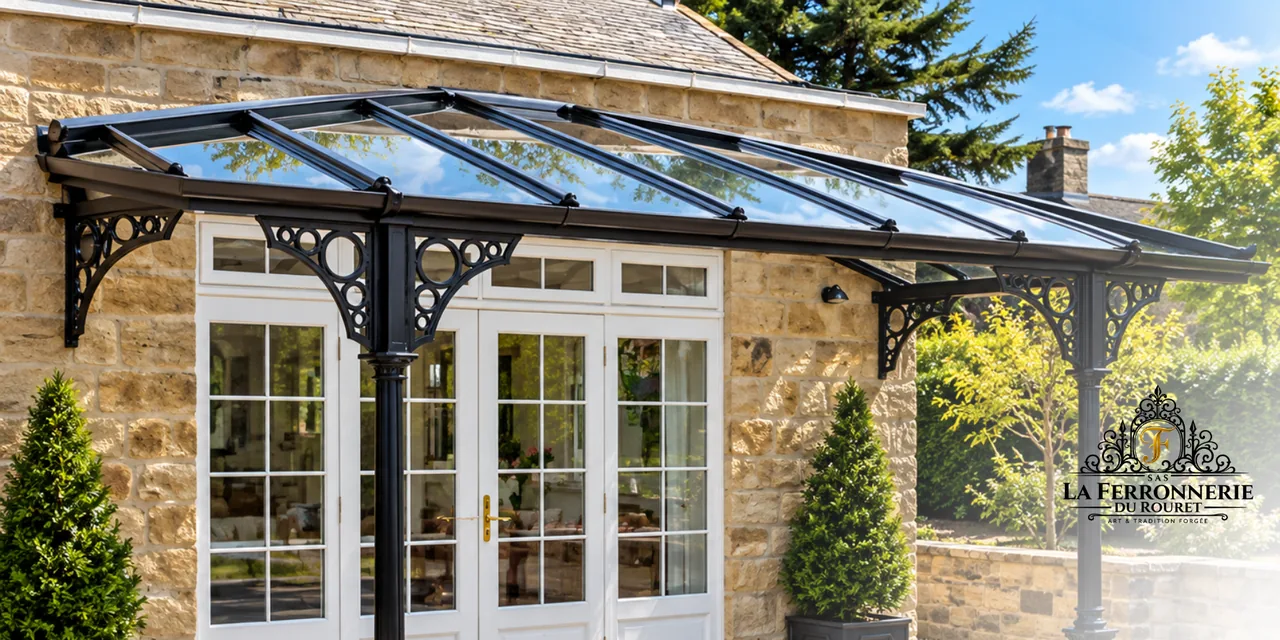
#> input picture assets/images/services/auvent-verre-fonte-colonnes-nice-1280.webp, 1280 x 640 px, given in place of garde-corps-terrasse-panoramique-nice.webp, which was not available
$ python build_blog.py
#> lines starting #> are read from the running program, lines starting #| are printed output that depends on the picture; pictures that were not available may be replaced by others from this repository, and a replacement may not be noted
#!/usr/bin/env python3
"""
Generate the organised blog (French sources in src/) — run automatically by build_i18n.py.

  * blog.html: featured article, search, category filters with counts, cards with
    category tags and reading time.
  * blog-post/*.html: breadcrumb, category links + reading time, header image,
    "À lire aussi" related articles chosen by shared categories.

To add an article: create its page in blog-post/, then add an entry to ARTICLES
below (categories + image source). Everything else is computed.
"""

import html
import os
import re
import json

from PIL import Image

ROOT = os.path.dirname(os.path.dirname(os.path.abspath(__file__)))
SRC = os.path.join(ROOT, "src")   # French source pages

CATEGORIES = [
    ("portail", "Portail"),
    ("porte", "Porte métallique"),
    ("cloture", "Clôture"),
    ("garde-corps", "Garde-corps"),
    ("pergola", "Pergola"),
    ("marquise", "Marquise"),
    ("grille-defense", "Grille de défense"),
    ("escalier-rambarde", "Escalier & rambarde"),
    ("meuble", "Meuble"),
]
LABEL = dict(CATEGORIES)

# slug (file name without .html) -> categories (main one first), image source, image base name
ARTICLES = [
    ("garde-corps-verre-ou-metal-choisir",
     ["garde-corps"], "assets/images/services/garde-corps-terrasse-panoramique-nice.webp", "garde-corps-verre-ou-metal-choisir"),
    ("entretien-garde-corps-exterieur-bord-de-mer",
     ["garde-corps"], "assets/images/services/garde-corps-barreaudage-terrasse-vue-nice.webp", "entretien-garde-corps-exterieur-bord-de-mer"),
    ("garde-corps-fer-forge-style-maison",
     ["garde-corps"], "assets/images/services/balcon-garde-corps-volutes-claustra-nice.webp", "garde-corps-fer-forge-style-maison"),
    ("portail-battant-ou-coulissant-choisir",
     ["portail"], "assets/images/services/portail-blanc-motifs-echecs-nice.webp", "portail-battant-ou-coulissant-choisir"),
    ("motoriser-portail-fer-forge",
     ["portail"], "assets/images/services/portail-fer-forge-volutes-villa-nice.webp", "motoriser-portail-fer-forge"),
    ("dimensions-portail-sur-mesure",
     ["portail"], "assets/images/services/portail-noir-murs-pierre-nice.webp", "dimensions-portail-sur-mesure"),
    ("porte-metallique-portillon-securiser-acces",
     ["porte", "portail"], "assets/images/services/portail-battant-noir-volutes-dorees-nice.webp", "porte-metallique-portillon-securiser-acces"),
    ("portillon-metallique-choisir-serrure",
     ["porte", "portail"], "assets/images/services/portillon-fer-forge-volutes-serrure-code-nice.webp", "portillon-metallique-choisir-serrure"),
    ("couleur-finition-porte-metallique",
     ["porte", "portail"], "assets/images/services/portillon-metallique-marron-fleurs-de-lys-nice.webp", "couleur-finition-porte-metallique"),
    ("hauteur-cloture-regles-urbanisme",
     ["cloture"], "assets/images/services/cloture-barreaux-pointes-lance-piliers-briques-nice.webp", "hauteur-cloture-regles-urbanisme"),
    ("cloture-pleine-ou-ajouree-choisir",
     ["cloture"], "assets/images/services/cloture-panneaux-pleins-muret-pierre-nice.webp", "cloture-pleine-ou-ajouree-choisir"),
    ("cloture-fer-forge-sur-muret",
     ["cloture"], "assets/images/services/cloture-fer-forge-pointes-fleur-de-lys-nice.webp", "cloture-fer-forge-sur-muret"),
    ("pergola-adossee-ou-autoportee",
     ["pergola"], "assets/images/services/pergola-adossee-verre-volutes-fer-forge-nice.webp", "pergola-adossee-ou-autoportee"),
    ("marquise-verre-entree-maison",
     ["marquise"], "assets/images/services/marquise-verre-fer-forge-facade-nice.webp", "marquise-verre-entree-maison"),
    ("toiture-pergola-metallique-choisir",
     ["pergola", "marquise"], "assets/images/services/verriere-toit-verre-structure-acier-nice.webp", "toiture-pergola-metallique-choisir"),
    ("hauteur-rampe-escalier-securite",
     ["escalier-rambarde"], "assets/images/services/rampe-escalier-fer-forge-palier-marches-pierre-nice.webp", "hauteur-rampe-escalier-securite"),
    ("rampe-escalier-interieure-style",
     ["escalier-rambarde"], "assets/images/services/rampe-escalier-fer-forge-balustres-interieur-nice.webp", "rampe-escalier-interieure-style"),
    ("rampe-escalier-exterieure-choisir",
     ["escalier-rambarde"], "assets/images/services/rampe-escalier-exterieure-fer-forge-volutes-perron-nice.webp", "rampe-escalier-exterieure-choisir"),
    ("normes-garde-corps-hauteur-ecartement-resistance",
     ["garde-corps", "escalier-rambarde"], "assets/images/features/garde-corps-terrasse.jpg", "normes-garde-corps-securite"),
    ("remplissage-garde-corps-barreaux-cables-tole-verre",
     ["garde-corps", "escalier-rambarde"], "assets/images/features/garde-corps-exterieur.jpg", "remplissage-garde-corps-fer-forge"),
    ("garde-corps-terrasse-balcon-escalier-differences",
     ["garde-corps", "escalier-rambarde"], "assets/images/services/rampe-escalier-metal-sur-mesure-nice-1386.webp", "garde-corps-terrasse-balcon-escalier"),
    ("essential-roof-maintenance-tips-every-homeowner-should-know-to-protect",
     ["portail", "cloture", "garde-corps", "grille-defense"], "assets/images/blog/entretien-ferronnerie.webp", "entretien-ferronnerie-exterieure"),
    ("how-to-spot-roof-damage-early-and-prevent-costly-issues-before-its-too-late",
     ["portail", "cloture", "grille-defense"], "assets/images/blog/corrosion-portail.webp", "corrosion-portail-fer"),
    ("top-5-roofing-materials-for-durability-style-and-ultimate-home-protection",
     ["portail", "garde-corps", "escalier-rambarde", "meuble"], "assets/images/blog/finitions-fer-forge.webp", "finitions-ferronnerie-art"),
    ("top-signs-your-roof-needs-immediate-repair-before-major-damage",
     ["portail", "cloture"], "assets/images/hero-blacksmith-sparks.jpg", "portail-a-restaurer-meulage"),
    ("how-to-choose-the-right-roofing-material-for-your-home-today",
     ["portail", "cloture", "garde-corps", "pergola", "marquise", "meuble"], "assets/images/atelier-ferronnier-soudure.jpg", "choisir-metal-ferronnerie"),
    ("benefits-of-professional-roof-installation-for-long-term-protection",
     ["portail", "garde-corps", "escalier-rambarde", "pergola"], "assets/images/features/travail-atelier-photo.webp", "avantages-ferronnerie-artisan"),
    ("seasonal-roof-maintenance-checklist-for-homeowners-to-protect-your-home-year-round",
     ["portail", "cloture", "garde-corps", "grille-defense", "pergola", "marquise"], "assets/images/features/securite-chantier-photo.webp", "calendrier-entretien-ferronnerie"),
    ("how-weather-conditions-affect-the-lifespan-of-your-roof-and-durability",
     ["portail", "cloture", "garde-corps", "pergola", "marquise"], "assets/images/features/portail-france-photo.webp", "air-marin-durabilite-ferronnerie"),
    ("common-roofing-mistakes-homeowners-should-avoid-during-installation-projects",
     ["garde-corps", "escalier-rambarde"], "assets/images/pose-garde-corps-fer-forge.jpg", "erreurs-pose-garde-corps"),
]
# service page (service-detail/<name>.html) -> the 3 articles shown in its news section
SERVICE_NEWS = {
    "complete-roof-replacement": ["garde-corps-verre-ou-metal-choisir", "entretien-garde-corps-exterieur-bord-de-mer", "garde-corps-fer-forge-style-maison"],
    "professional-roof-installation": ["portail-battant-ou-coulissant-choisir", "motoriser-portail-fer-forge", "dimensions-portail-sur-mesure"],
    "storm-damage-repair": ["porte-metallique-portillon-securiser-acces", "portillon-metallique-choisir-serrure", "couleur-finition-porte-metallique"],
    "roof-inspection-maintenance": ["hauteur-cloture-regles-urbanisme", "cloture-pleine-ou-ajouree-choisir", "cloture-fer-forge-sur-muret"],
    "metal-roofing-systems": ["pergola-adossee-ou-autoportee", "marquise-verre-entree-maison", "toiture-pergola-metallique-choisir"],
    "reliable-roof-repair": ["hauteur-rampe-escalier-securite", "rampe-escalier-interieure-style", "rampe-escalier-exterieure-choisir"],
}
FEATURED = "how-to-choose-the-right-roofing-material-for-your-home-today"
BANNER_SRC = "assets/images/hero-blacksmith-sparks.jpg"
BANNER_BASE = "assets/images/blog/banner-atelier-ferronnerie"
BANNER_ALT = "Travail du métal à la meuleuse, avec des étincelles"


def read(path):
    with open(os.path.join(SRC, path), encoding="utf-8") as f:
        return f.read()


def write(path, text):
    with open(os.path.join(SRC, path), "w", encoding="utf-8") as f:
        f.write(text)


def crop_save(src, out, w, h, quality=78):
#> called with w = 800, h = 533, quality = 78
    if os.path.exists(os.path.join(ROOT, out)):
        return
    im = Image.open(os.path.join(ROOT, src)).convert("RGB")
#> im is the input picture: PIL image 1280x640 RGB; mean R, G, B 136.8, 133.7, 116.5
    sw, sh = im.size
    target = w / h
    if sw / sh > target:
        nw = int(sh * target)
        im = im.crop(((sw - nw) // 2, 0, (sw - nw) // 2 + nw, sh))
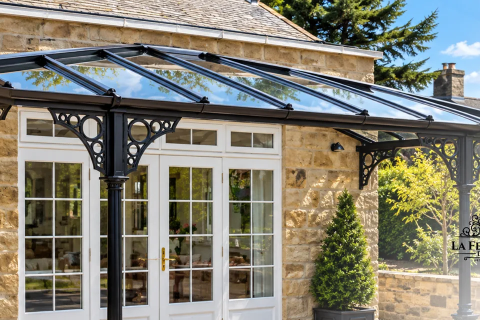
#> im: PIL image 960x640 RGB (shown at 1/2 size); mean R, G, B 132.2, 129.4, 115.4
    else:
        nh = int(sw / target)
        im = im.crop((0, (sh - nh) // 2, sw, (sh - nh) // 2 + nh))
    im = im.resize((w, h), Image.LANCZOS)
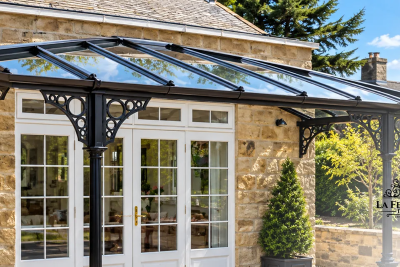
#> im: PIL image 800x533 RGB (shown at 1/2 size); mean R, G, B 132.2, 129.4, 115.4
    im.save(os.path.join(ROOT, out), "WEBP", quality=quality, method=6)


def ensure_images():
    for slug, cats, src, base in ARTICLES:
        crop_save(src, "assets/images/blog/%s-800.webp" % base, 800, 533)
        crop_save(src, "assets/images/blog/%s-1280.webp" % base, 1280, 776)
#> call 2 of crop_save, with w = 1280, h = 776, quality = 78
#> in crop_save (call 2), `im = im.crop(((sw - nw) // 2, 0, (sw - nw) // 2 + nw, sh))`:
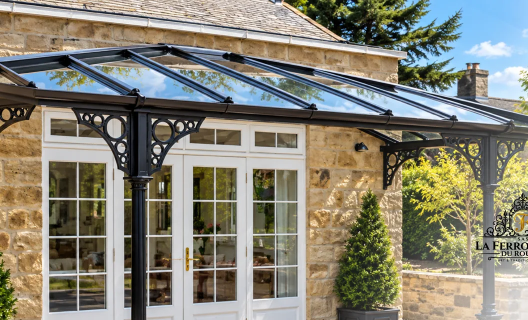
#> im: PIL image 1055x640 RGB (shown at 1/2 size); mean R, G, B 134.5, 131.3, 116.6
#> in crop_save (call 2), `im = im.resize((w, h), Image.LANCZOS)`:
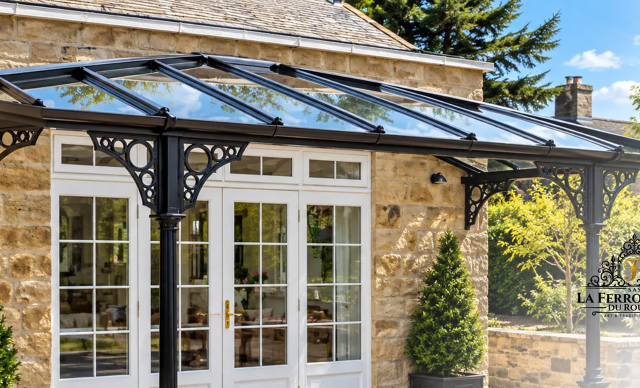
#> im: PIL image 1280x776 RGB (shown at 1/2 size); mean R, G, B 134.5, 131.3, 116.6
#> pass 2 of the loop in ensure_images, `for slug, cats, src, base in ARTICLES:`:
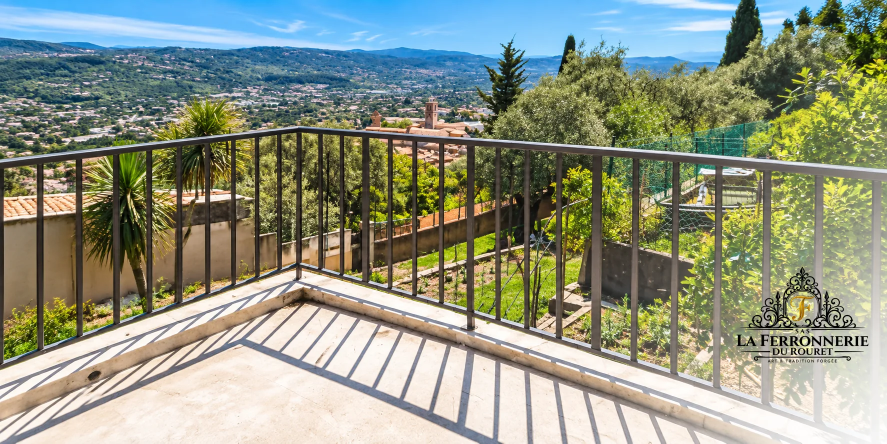
#> input picture assets/images/services/garde-corps-barreaudage-terrasse-vue-nice.webp, 1774 x 887 px (shown at 1/2 size)
#> in crop_save, im is the input picture: PIL image 1774x887 RGB; mean R, G, B 143, 149.3, 131.2
#> in crop_save (call 3), `im = im.resize((w, h), Image.LANCZOS)`:
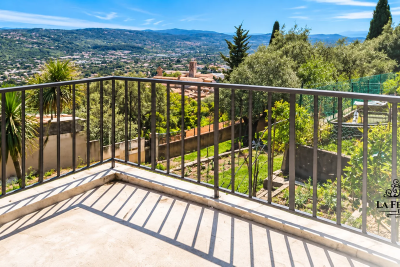
#> im: PIL image 800x533 RGB (shown at 1/2 size); mean R, G, B 141.6, 148.5, 132.8
#> in crop_save (call 4), `im = im.resize((w, h), Image.LANCZOS)`:
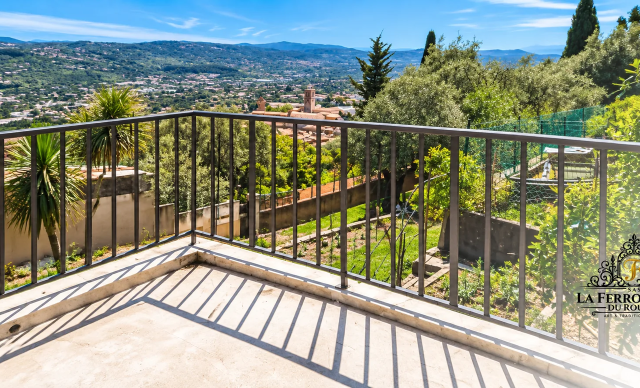
#> im: PIL image 1280x776 RGB (shown at 1/2 size); mean R, G, B 141.7, 148.5, 131.8
#> pass 3 of the loop in ensure_images, `for slug, cats, src, base in ARTICLES:`:
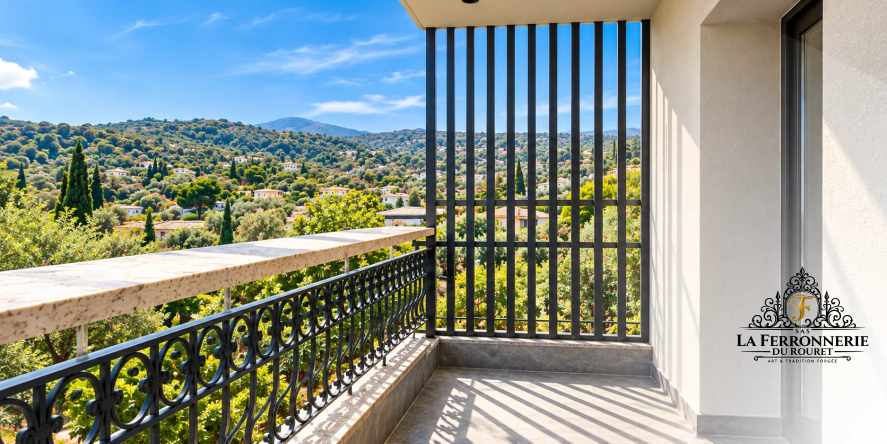
#> input picture assets/images/services/balcon-garde-corps-volutes-claustra-nice.webp, 1774 x 887 px (shown at 1/2 size)
#> in crop_save, im is the input picture: PIL image 1774x887 RGB; mean R, G, B 141.3, 150.8, 143.8
#> in crop_save (call 5), `im = im.resize((w, h), Image.LANCZOS)`:
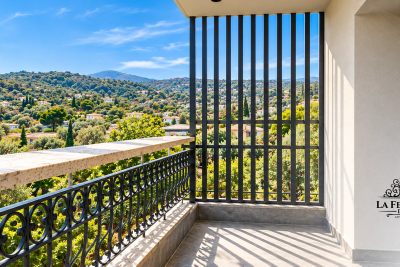
#> im: PIL image 800x533 RGB (shown at 1/2 size); mean R, G, B 134.5, 145, 138.4
#> in crop_save (call 6), `im = im.resize((w, h), Image.LANCZOS)`:
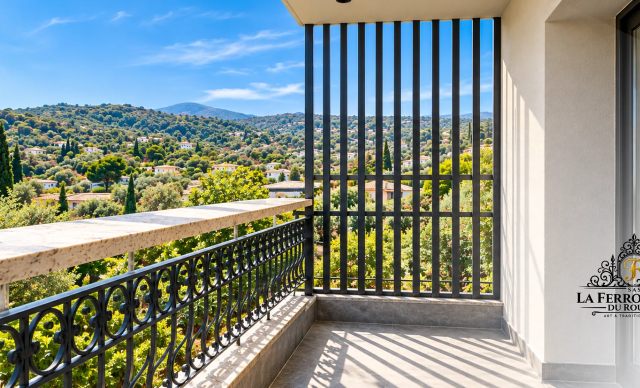
#> im: PIL image 1280x776 RGB (shown at 1/2 size); mean R, G, B 133.4, 143.7, 137.3
#> the loop made 9 passes; the first 3 are shown
    crop_save(BANNER_SRC, BANNER_BASE + "-1920.webp", 1920, 800, 76)


# [9 lines left out: function parse_post, not called in this run]


def esc(t):
    return html.escape(t, quote=True)


# [9 lines left out: function chips, not called in this run]


def read_label(n):
    return "%d min de lecture" % n


# [15 lines left out: function card, not called in this run]


LIST_CSS = """<style id="gh-blog-list-css">
.gh-toolbar{display:flex;flex-direction:column;align-items:center;gap:1.25rem;margin-top:1.75rem;width:100%}
.gh-search{position:relative;width:min(100%,32rem)}
.gh-search input{width:100%;height:3.1rem;padding:0 2.75rem 0 2.75rem;border:1px solid rgba(28,31,34,.25);border-radius:999px;background:#fff;font:inherit;font-size:1rem;color:#1C1F22}
.gh-search input:focus{outline:3px solid #F6B287;border-color:#D9672B}
.gh-search svg{position:absolute;left:1rem;top:50%;width:1.1rem;height:1.1rem;transform:translateY(-50%);color:#374151;pointer-events:none}
.gh-search button{position:absolute;right:.5rem;top:50%;transform:translateY(-50%);width:2.1rem;height:2.1rem;border:0;border-radius:50%;background:transparent;font-size:1.3rem;line-height:1;color:#374151;cursor:pointer}
.gh-search button[hidden]{display:none}
.gh-filter{display:flex;flex-wrap:wrap;justify-content:center;gap:.6rem}
.gh-chip{cursor:pointer;border:1px solid rgba(28,31,34,.25);background:#fff;color:#1C1F22;border-radius:999px;padding:.55rem 1rem;font:inherit;font-size:.95rem;font-weight:500;line-height:1.2;display:inline-flex;align-items:center;gap:.5rem;transition:background .2s,border-color .2s,color .2s,transform .2s}
.gh-chip .gh-n{font-size:.78rem;font-weight:600;min-width:1.4rem;padding:.15rem .4rem;border-radius:999px;background:#F3F6F7;color:#374151;text-align:center}
.gh-chip:hover{border-color:#D9672B;transform:translateY(-1px)}
.gh-chip.is-active{background:#D9672B;border-color:#D9672B;color:#fff}
.gh-chip.is-active .gh-n{background:rgba(255,255,255,.25);color:#fff}
.gh-chip:focus-visible,.gh-feature a:focus-visible{outline:3px solid #F6B287;outline-offset:2px}
.gh-count{margin:0;font-size:.95rem;color:#374151;text-align:center}
.gh-empty{text-align:center;padding:3rem 1rem;color:#374151;font-size:1.05rem}
.gh-empty[hidden]{display:none}
.gh-feature{display:grid;grid-template-columns:1.25fr 1fr;gap:2.5rem;align-items:center;margin:2.5rem 0 3rem;padding:1rem;border-radius:1.5rem;background:#F3F6F7}
.gh-feature[hidden]{display:none}
.gh-feature-img{display:block;overflow:hidden;border-radius:1rem}
.gh-feature-img img{display:block;width:100%;height:auto;transition:transform .6s ease}
.gh-feature:hover .gh-feature-img img{transform:scale(1.04)}
.gh-badge{display:inline-block;padding:.4rem .8rem;border-radius:999px;background:#D9672B;color:#fff;font-size:.8rem;font-weight:600;letter-spacing:.03em;text-transform:uppercase}
.gh-feature-body{display:flex;flex-direction:column;gap:1rem;align-items:flex-start;padding:1rem 1.25rem 1rem 0}
.gh-feature h3{margin:0;font-size:clamp(1.6rem,2.6vw,2.4rem);line-height:1.15;font-weight:500;letter-spacing:-.02em}
.gh-feature h3 a{color:inherit;text-decoration:none}
.gh-feature p{margin:0;color:#374151;line-height:1.6}
.gh-more-link{font-weight:600;color:#B9551F;text-decoration:none}
.gh-more-link:hover{text-decoration:underline}
.gh-meta{display:flex;align-items:center;gap:.75rem;flex-wrap:wrap}
.gh-read{font-size:.9rem;color:#374151}
.gh-read::before{content:"·";margin-right:.75rem}
.gh-cats{display:flex;flex-wrap:wrap;gap:.4rem;margin-top:.6rem}
.gh-cats span,.gh-cats a{font-size:.8rem;line-height:1;padding:.35rem .65rem;border-radius:999px;background:#F3F6F7;color:#374151;text-decoration:none}
.gh-feature .gh-cats span{background:#fff}
.gh-cats .gh-more{background:transparent;padding-left:.2rem}
.rt-blog-collection-item[hidden]{display:none!important}
@media (max-width:991px){.gh-feature{grid-template-columns:1fr;gap:1.25rem}.gh-feature-body{padding:0 .5rem .75rem}}
@media (max-width:767px){.gh-filter{justify-content:flex-start}}
</style>
"""

LIST_JS = """<script id="gh-blog-list-js">
(function(){var root=document.querySelector("[data-gh-blog]");if(!root)return;
var chips=root.querySelectorAll(".gh-chip"),items=root.querySelectorAll(".rt-blog-collection-item[data-cats]"),cnt=root.querySelector("[data-gh-count]"),
feat=root.querySelector(".gh-feature"),empty=root.querySelector(".gh-empty"),q=root.querySelector(".gh-search input"),clr=root.querySelector(".gh-search button");
var lang=(document.documentElement.getAttribute("lang")||"fr").slice(0,2);
var T={fr:["article","articles"],en:["article","articles"],it:["articolo","articoli"]}[lang]||["article","articles"];
function norm(s){return (s||"").toLowerCase().normalize("NFD").replace(/[\\u0300-\\u036f]/g,"")}
var text=[];items.forEach(function(it){text.push(norm(it.textContent))});
var cat="all",query="",slug=feat?feat.getAttribute("data-slug"):null;
function apply(push){var n=0;
items.forEach(function(it,i){var okC=cat==="all"||(" "+it.getAttribute("data-cats")+" ").indexOf(" "+cat+" ")>-1;
var okQ=!query||query.split(" ").every(function(w){return text[i].indexOf(w)>-1});
var showFeat=feat&&cat==="all"&&!query&&it.getAttribute("data-slug")===slug;
var ok=okC&&okQ&&!showFeat;it.hidden=!ok;if(okC&&okQ)n++});
if(feat)feat.hidden=!(cat==="all"&&!query);
chips.forEach(function(c){var on=c.getAttribute("data-cat")===cat;c.classList.toggle("is-active",on);c.setAttribute("aria-pressed",on?"true":"false")});
if(clr)clr.hidden=!query;
if(cnt)cnt.textContent=n+" "+(n===1?T[0]:T[1]);
if(empty)empty.hidden=n>0;
if(push){try{history.replaceState(null,"",cat==="all"?location.pathname:"#"+cat)}catch(e){}}}
chips.forEach(function(c){c.addEventListener("click",function(){cat=c.getAttribute("data-cat");apply(true)})});
if(q){q.addEventListener("input",function(){query=norm(q.value).trim();apply(false)});
q.addEventListener("keydown",function(e){if(e.key==="Escape"&&q.value){q.value="";query="";apply(false)}})}
if(clr)clr.addEventListener("click",function(){q.value="";query="";apply(false);q.focus()});
function fromHash(){var h=decodeURIComponent((location.hash||"").slice(1));var ok=Array.prototype.some.call(chips,function(c){return c.getAttribute("data-cat")===h});cat=ok?h:"all";apply(false)}
window.addEventListener("hashchange",fromHash);fromHash();})();
</script>
"""


# [53 lines left out: function listing, not called in this run]


POST_CSS = """<style id="gh-post-css">
.gh-crumbs{display:flex;justify-content:center;align-items:center;gap:.5rem;margin:0 0 1.25rem;font-size:.95rem;color:#374151}
.gh-crumbs a{color:inherit;text-decoration:none}.gh-crumbs a:hover{text-decoration:underline}
.gh-postmeta{display:flex;flex-wrap:wrap;justify-content:center;align-items:center;gap:.6rem .9rem;margin:0 0 2rem}
.gh-postmeta .gh-cats{margin:0;justify-content:center}
.gh-postmeta .gh-cats a{background:#F3F6F7;transition:background .2s,color .2s}
.gh-postmeta .gh-cats a:hover{background:#D9672B;color:#fff}
.gh-postmeta .gh-read::before{margin-right:.6rem}
.gh-related-head{width:100%;display:flex;flex-wrap:wrap;align-items:center;justify-content:space-between;gap:1rem}
.gh-cats span,.gh-cats a{font-size:.8rem;line-height:1;padding:.35rem .65rem;border-radius:999px;background:#F3F6F7;color:#374151;text-decoration:none}
.gh-cats{display:flex;flex-wrap:wrap;gap:.4rem;margin-top:.6rem}
.gh-cats .gh-more{background:transparent;padding-left:.2rem}
.gh-meta{display:flex;align-items:center;gap:.75rem;flex-wrap:wrap}
.gh-read{font-size:.9rem;color:#374151}
.gh-read::before{content:"·";margin-right:.75rem}
</style>
"""


# [76 lines left out: functions related_for, post, home_card, service_sections, not called in this run]


def main():
    ensure_images()
    infos = {slug: parse_post(slug) for slug, *_ in ARTICLES}
    listing()
    for slug, cats, _, base in ARTICLES:
        post(slug, cats, base, infos)
    service_sections(infos)
    return infos


if __name__ == "__main__":
#> (the run stopped early here; a loop or call above may not have finished)
